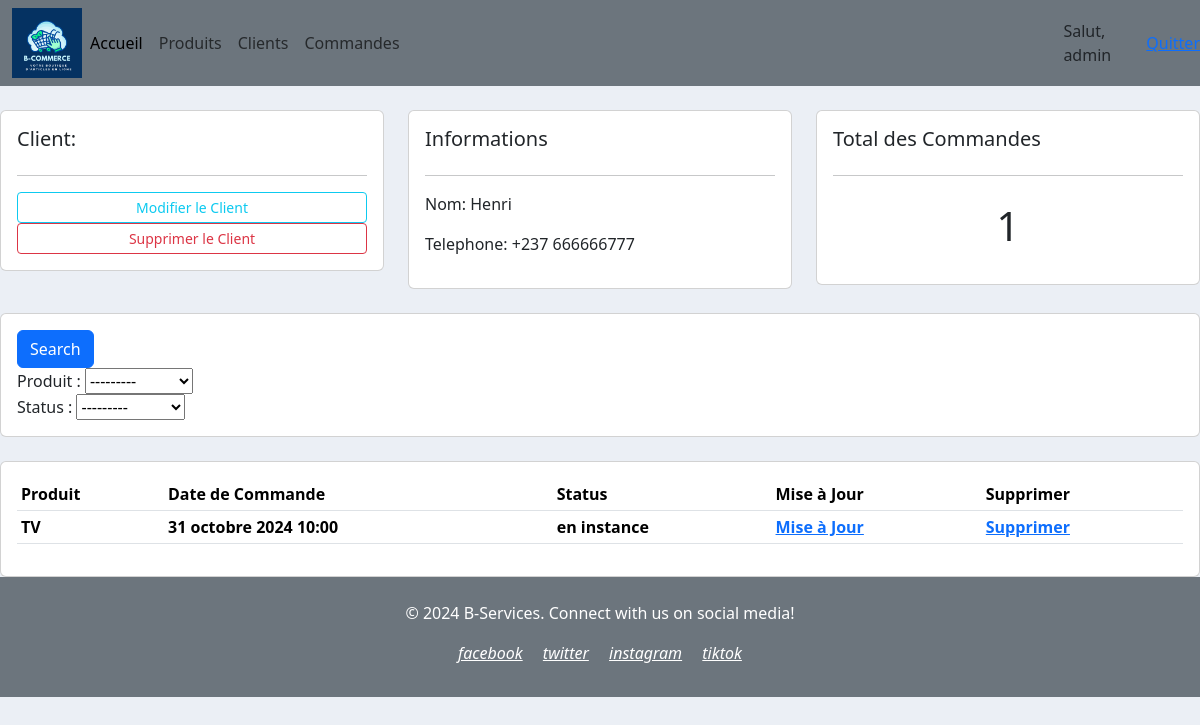
Page /client/2/ (signed in) on the committed database.
### client/models.py (models this page shows, shortened)
class Client(models.Model):
    nom = models.CharField(max_length=200, null=True)
    telephone = models.CharField(max_length=200, null=True)
    date_creation = models.DateTimeField(auto_now_add=True)

### commande/models.py (models this page shows)
class Commande(models.Model):
    STATUS = (('en instance', 'en instance'),
              ('non livré', 'non livré'),
              ('livré', 'livré'))
    client = models.ForeignKey(Client, null=True, on_delete=models.SET_NULL)
    produit = models.ForeignKey(Produit, null=True, on_delete=models.SET_NULL)
    status = models.CharField(max_length=200, null=True, choices=STATUS)
    date_creation = models.DateTimeField(auto_now_add=True)

### produit/models.py (models this page shows)
class Produit(models.Model):
    nom =models.CharField(max_length=200, null=True)
    prix = models.FloatField(null=True)
    date_creation = models.DateTimeField(auto_now_add=True)
    tag = models.ManyToManyField(Tag)
    def __str__(self):
        return self.nom

### client/views.py (the view)
# urls.py: path('<str:pk>/', views.list_client, name='client'),
@login_required(login_url='acces')
def list_client(request, pk):
    client = Client.objects.get(id=pk)
    commande = client.commande_set.all()
    commande_total = commande.count()
    myFilter = CommandeFiltre(request.GET, queryset=commande)
    commande = myFilter.qs
    context = {'client':client, 'commande':commande, 'commande_total':commande_total, 'myFilter':myFilter}
    return render(request, 'client/list_client.html', context)

### templates/client/list_client.html
{% extends 'main.html' %}
{% block content %}
<br>
<div class="row">
	<div class="col-md">
		<div class="card card-body">
			<h5>Client:</h5>
			<hr>
			<a class="btn btn-outline-info  btn-sm btn-block" href="">Modifier le Client</a>
			<a class="btn btn-outline-danger  btn-sm btn-block" href="">Supprimer le Client</a>
		</div>
	</div>
	<div class="col-md">
		<div class="card card-body">
			<h5>Informations</h5>
			<hr>
			<p>Nom: {{client.nom}} </p>
			<p>Telephone: {{client.telephone}}</p>
		</div>
	</div>
	<div class="col-md">
		<div class="card card-body">
			<h5>Total des Commandes</h5>
			<hr>
			<h1 style="text-align: center;padding: 10px">{{commande_total}}</h1>
		</div>
	</div>
</div>
<br>
<div class="col">
	<div class="col">
		<div class="card card-body">
			<form method="get">
		    <button class="btn btn-primary" type="submit">Search</button>
				{{myFilter.form}}
		  </form>
		</div>
	</div>
</div>
<br>
<div class="row">
	<div class="col-md">
		<div class="card card-body">
			<table class="table table-sm">
				<tr>
					<th>Produit</th>
					<th>Date de Commande</th>
					<th>Status</th>
					<th>Mise à Jour</th>
					<th>Supprimer</th>
				</tr>
				{% for command in commande %}
				<tr>
					<th>{{command.produit}}</th>
					<th>{{command.date_creation}}</th>
					<th>{{command.status}}</th>
					<th><a href=""> Mise à Jour</a></th>
					<th><a href="">Supprimer</a></th>
				</tr>
				{% endfor %}
			</table>
		</div>
	</div>
</div>
{% endblock %}

### templates/base/navbar.html (shortened to what this page needs)
{% load static %}
<nav class="navbar navbar-expand-lg navbar-info bg-secondary">
  <div class="container-fluid">
    <img src="{% static 'images/articleLogo.png' %}" alt="Logo" style="height: 70px;">
    <div class="collapse navbar-collapse" id="navbarNav">
      <ul class="navbar-nav">
        <li class="nav-item">
          <a class="nav-link active" aria-current="page" href="#">Accueil</a>
        </li>
        <li class="nav-item">
          <a class="nav-link" href="#">Produits</a>
        </li>
        <li class="nav-item">
          <a class="nav-link" href="#">Clients</a>
        </li>
        <li class="nav-item">
          <a class="nav-link" href="#">Commandes</a>
        </li>
      </ul>
    </div>
  </div>
  <span>Salut, {{request.user }} </span>
  <span> <a href="{% url 'quitter' %}">Quitter</a></span>
</nav>

### static/css/main.css (style rules this page uses)
body { background-color: #ebeff5; }

### rows in the picture
Client: nom "Henri", telephone "+237 666666777"
Commande: produit "TV", date_creation "31 octobre 2024 10:00", status "en instance"

### other values in the picture
{{ request.user }} "admin"
{{ commande_total }} "1"
